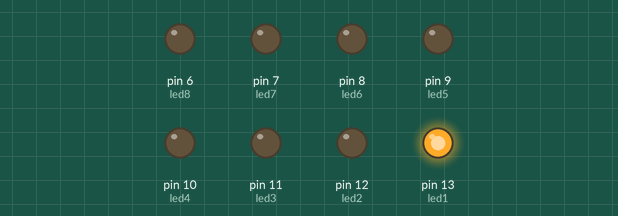
A sketch run on a simulated Arduino Uno, built with avr-gcc and run on an emulated ATmega328P. Parts: output pins drawn as LEDs (lit = HIGH).

Above: at 0.05 s.
At 0.45 s:
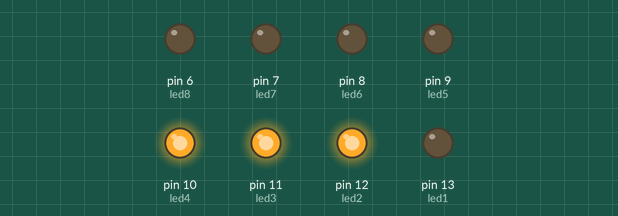
At 0.85 s:
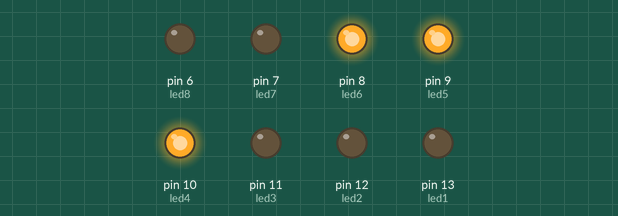
At 1.75 s:
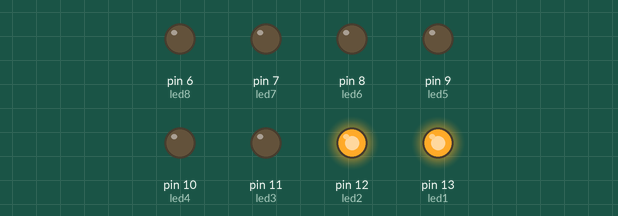
At 2.65 s:
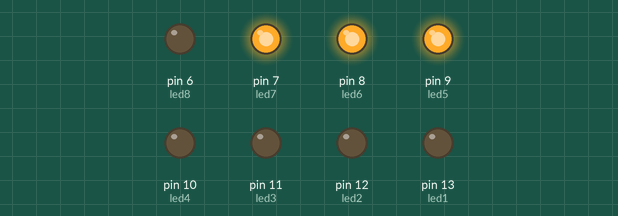
At 3.55 s:
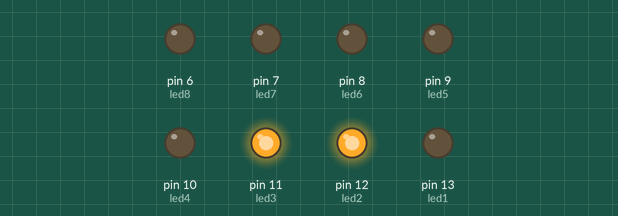
Timing chart, 0 to 3.9 s (numbered marks = the images above):
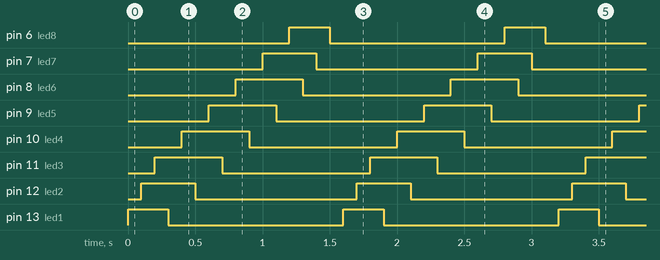

Measured:
- by itself, pin 6 (led8), pin 13 (led1): alternates HIGH for 0.30 s and LOW for 1.3 s
- by itself, pin 7 (led7), pin 12 (led2): alternates HIGH for 0.40 s and LOW for 1.2 s
- by itself, pin 8 (led6), pin 9 (led5), pin 10 (led4), pin 11 (led3): alternates HIGH for 0.50 s and LOW for 1.1 s

The sketch:

led.ino
```cpp
int led1 = 13;
int led2 = 12;
int led3 = 11;
int led4 = 10;
int led5 = 9;
int led6 = 8;
int led7 = 7;
int led8 = 6;

void setup() {
  pinMode(led1, OUTPUT);
  pinMode(led2, OUTPUT);
  pinMode(led3, OUTPUT);
  pinMode(led4, OUTPUT);
  pinMode(led5, OUTPUT);
  pinMode(led6, OUTPUT);
  pinMode(led7, OUTPUT);
  pinMode(led8, OUTPUT);
}

void loop() {
  digitalWrite(led1, HIGH);
  delay(100);
  digitalWrite(led2, HIGH);
  delay(100);
  digitalWrite(led3, HIGH);
  delay(100);
  digitalWrite(led1, LOW);
  delay(100);
  digitalWrite(led4, HIGH);
  delay(100);
  digitalWrite(led2, LOW);
  delay(100);
  digitalWrite(led5, HIGH);
  delay(100);
  digitalWrite(led3, LOW);
  delay(100);
  digitalWrite(led6, HIGH);
  delay(100);
  digitalWrite(led4, LOW);
  delay(100);
  digitalWrite(led7, HIGH);
  delay(100);
  digitalWrite(led5, LOW);
  delay(100);
  digitalWrite(led8, HIGH);
  delay(100);
  digitalWrite(led6, LOW);
  delay(100);
  digitalWrite(led7, LOW);
  delay(100);
  digitalWrite(led8, LOW);
  delay(100);
}
```
